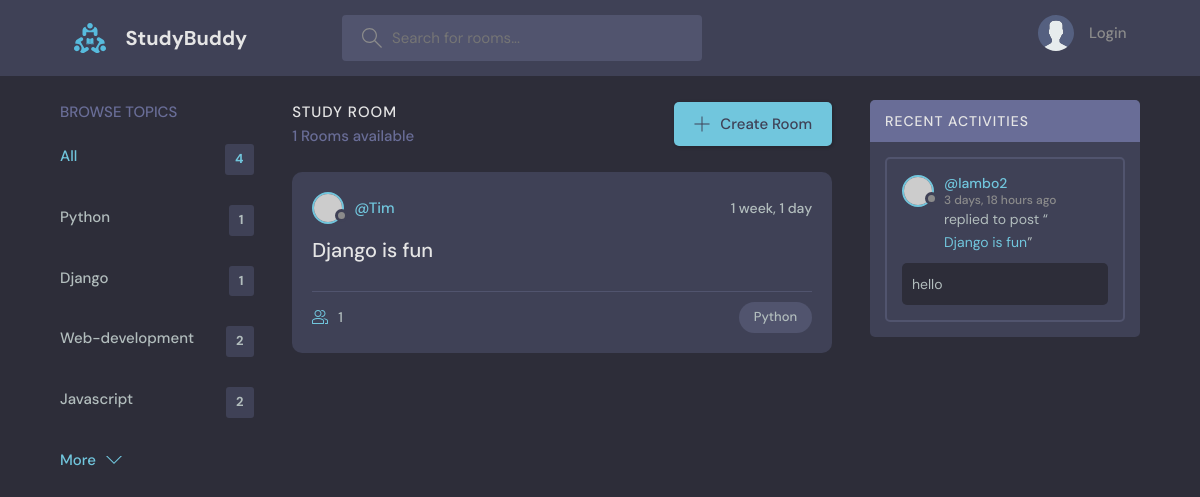
/?q=Python, run on an earlier commit of the app's database.
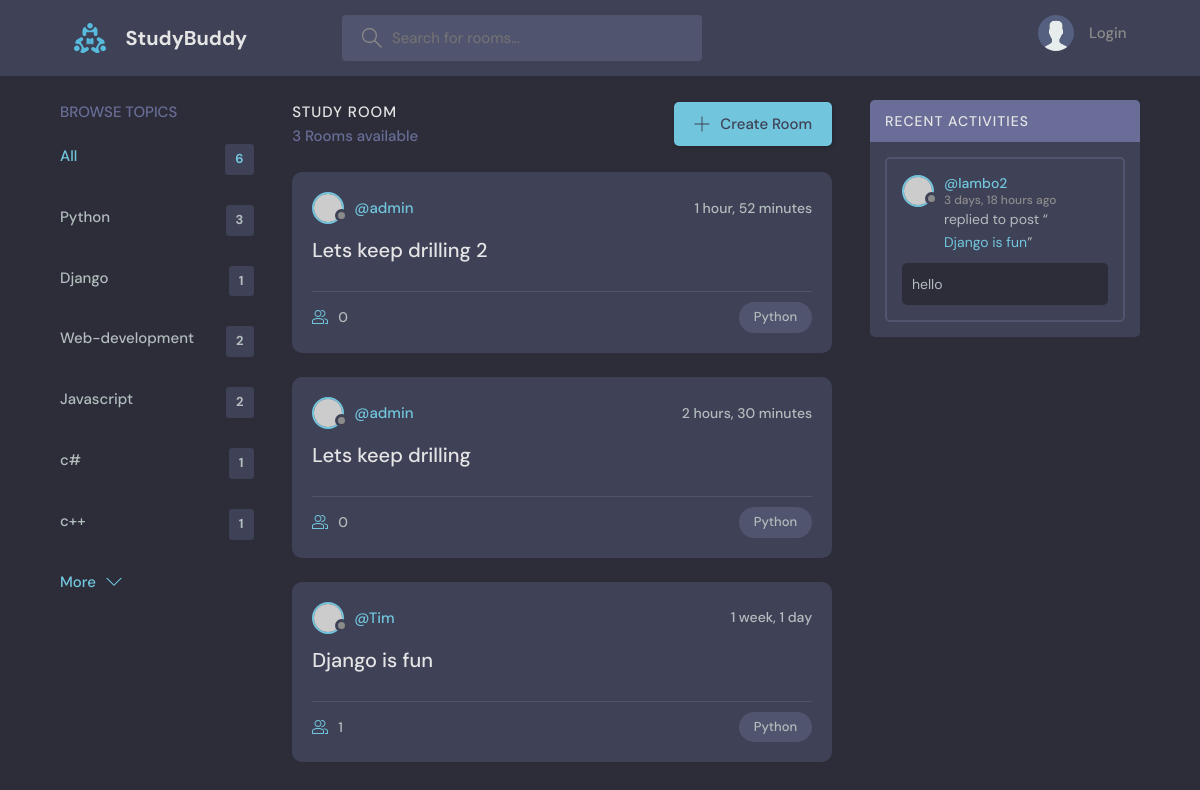
And on a later commit of the database.
### base/models.py (models this page shows, shortened)
class Topic(models.Model):
    name= models.CharField(max_length=200)

class Room(models.Model):
    host = models.ForeignKey(User,on_delete=models.SET_NULL , null =True)
    topic =  models.ForeignKey(Topic,on_delete=models.SET_NULL , null =True)
    name = models.CharField(max_length=200)
    description = models.TextField(null=True , blank = True)
    participants = models.ManyToManyField(User , related_name='participants' ,blank=True)
    updated = models.DateTimeField(auto_now=True)
    created = models.DateTimeField(auto_now=True)
    class Meta:
        ordering = ['-updated' , '-created']
    def __str__(self):
        return self.name

class Message(models.Model):
    user = models.ForeignKey(User, on_delete=models.CASCADE)
    room = models.ForeignKey(Room,on_delete=models.CASCADE)
    body = models.TextField()
    updated = models.DateTimeField(auto_now=True)
    created = models.DateTimeField(auto_now=True)
    class Meta:
        ordering = ['-updated' , '-created']

### base/views.py (the view)
# urls.py: path('' , views.home , name="home"),
def home (request):
    q = request.GET.get('q') if request.GET.get('q') != None  else ''
    rooms = Room.objects.filter(
        Q(topic__name__icontains=q) |
        Q(name__icontains=q) |
        Q(description__icontains=q)
    )
    topics = Topic.objects.all()
    room_count = rooms.count()
    room_messages = Message.objects.filter(Q(room__topic__name__icontains=q))
    topics = Topic.objects.all()
    context = {'rooms': rooms ,'topics':topics , 'room_count':room_count , 'room_messages' : room_messages}
    return render (request, "base/home.html" , context)

### base/templates/base/home.html (shortened to what this page needs)
{% extends 'main.html' %}
{% block content %}
    <main class="layout layout--3">
      <div class="container">
        {% include 'base/topics_component.html' %}
        <div class="roomList">
          <div class="roomList__header">
            <div>
              <h2>Study Room</h2>
              <p>{{room_count}} Rooms available</p>
            </div>
            <a class="btn btn--main" href="{% url 'create-room' %}">
              <svg version="1.1" xmlns="http://www.w3.org/2000/svg" width="32" height="32" viewBox="0 0 32 32">
                <title>add</title>
                <path
                  d="M16.943 0.943h-1.885v14.115h-14.115v1.885h14.115v14.115h1.885v-14.115h14.115v-1.885h-14.115v-14.115z"
                ></path>
              </svg>
              Create Room
            </a>
          </div>
        {% include 'base/feed_component.html'%}
        </div>
        {% include 'base/activity_component.html'%}
      </div>
    </main>
  {% endblock %}

### base/templates/base/topics_component.html
<div class="topics">
    <div class="topics__header">
      <h2>Browse Topics</h2>
    </div>
    <ul class="topics__list">
      <li>
        <a href="{% url 'home' %}" class="active">All <span>{{ topics.count }}</span></a>
      </li>
      {%for topic in topics%}
      <li>
        <a href="{%url 'home'%}?q={{topic.name}}">{{ topic.name }} <span>{{topic.room_set.all.count}}</span></a>
      </li>
   {% endfor %}
    </ul>
    <a class="btn btn--link" href="topics.html">
      More
      <svg version="1.1" xmlns="http://www.w3.org/2000/svg" width="32" height="32" viewBox="0 0 32 32">
        <title>chevron-down</title>
        <path d="M16 21l-13-13h-3l16 16 16-16h-3l-13 13z"></path>
      </svg>
    </a>
  </div>

### base/templates/base/feed_component.html (shortened to what this page needs)
{% for room in rooms %}
<div class="roomListRoom">
    <div class="roomListRoom__header">
        <a href="{% url 'user-profile' room.host.id %}" class="roomListRoom__author">
            <div class="avatar avatar--small">
                <img src="https://randomuser.me/api/portraits/women/11.jpg" />
            </div>
            <span>@{{room.host.username}}</span>
        </a>
        <div class="roomListRoom__actions">
            <span>{{room.created|timesince}}</span>
        </div>
    </div>
    <div class="roomListRoom__content">
        <a href="{%url 'room' room.id %}">{{room.name}}</a>
    </div>
    <div class="roomListRoom__meta">
        <a href="{%url 'room' room.id %}" class="roomListRoom__joined">
            {{room.participants.all.count}}
        </a>
        <p class="roomListRoom__topic">{{room.topic.name}}</p>
    </div>
</div>
{% endfor %}

### base/templates/base/activity_component.html (shortened to what this page needs)
<div class="activities">
    <div class="activities__header">
      <h2>Recent Activities</h2>
    </div>
    {% for message in room_messages %}
    <div class="activities__box">
      <div class="activities__boxHeader roomListRoom__header">
        <a href="{%  url 'user-profile' message.user.id %}" class="roomListRoom__author">
          <div class="avatar avatar--small">
            <img src="https://randomuser.me/api/portraits/women/11.jpg" />
          </div>
          <p>
            @{{message.user.username}}
            <span>{{message.created|timesince}} ago </span>
          </p>
        </a>
        </div>
      <div class="activities__boxContent">
        <p>replied to post “<a href="{% url 'room' message.room.id %}">{{message.room}}</a>”</p>
        <div class="activities__boxRoomContent">
            {{message.body}}
        </div>
      </div>
    </div>
    {% endfor %}
</div>

What changed in the data, as far as the page shows it:
computed for Topic "Python": room_set.all.count "1" → "3"
added Topic: name "c#", room_set.all.count "1"
added Topic: name "c++", room_set.all.count "1"
added Room: host.username "admin", created "1 hour, 52 minutes", name "Lets keep drilling 2", participants.all.count "0", topic.name "Python"
added Room: host.username "admin", created "2 hours, 30 minutes", name "Lets keep drilling", participants.all.count "0", topic.name "Python"
Also different on the page:
{{ topics.count }}: "4" → "6"
{{ room_count }}: "1" → "3"
